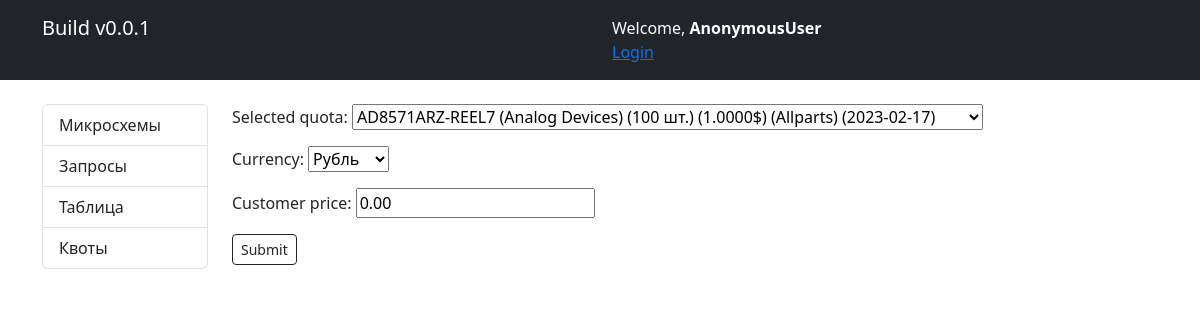
Screenshot of /request/attach_quota/57/ with the database file from the repository.
### parts/models.py (models this page shows, shortened)
class Request(models.Model):
    part = models.ForeignKey(Part, on_delete=models.CASCADE)
    quantity = models.PositiveIntegerField()
    customer = models.CharField(max_length=100)
    date = models.DateField()
    manager = models.ForeignKey(User, on_delete=models.CASCADE, related_name='requests')
    selected_quota = models.ForeignKey(Quota, on_delete=models.SET_NULL, null=True, blank=True, related_name='selected_quotas')
    customer_price = models.DecimalField(max_digits=10, decimal_places=2, null=True, blank=True, default=0)
    currency = models.CharField(max_length=3, choices=CURRENCY_CHOICES, null=True, default='RUB')
    class Meta:
        verbose_name = "Заявка"
        verbose_name_plural = "Заявки"

### parts/views.py (the view)
# urls.py: path('request/attach_quota/<int:pk>/', views.AttachQuotaToRequestView.as_view(), name='attach_quota'),
class AttachQuotaToRequestView(UpdateView):
    model = Request
    fields = ['selected_quota', 'currency', 'customer_price']
    template_name = 'attach_quota.html'
    success_url = reverse_lazy('parts:request_list')
    def get_form(self, form_class=None):
        form = super().get_form(form_class)
        request = self.get_object()
        creation_date_cutoff = timezone.now() - timezone.timedelta(days=5)
        form.fields['selected_quota'].queryset = Quota.objects.filter(part__series=request.part.series,
                                                                      date__gte=creation_date_cutoff,)
        return form

### parts/models.py (called while the page is built)
    def __str__(self):
        return f'{self.part.number} ({self.part.brand}) ({self.quantity} шт.) ({self.price}$) ({self.supplier}) ({self.date})'

### parts/templates/attach_quota.html (shortened to what this page needs)
{% extends 'base.html' %}
{% block content %}
<form method="post">
  {{ form.as_p }}
  <input type="submit" value="Submit" class="btn btn-outline-dark btn-sm">
</form>
{% endblock %}

### rows the page displays
Request: selected_quota "AD8571ARZ-REEL7 (Analog Devices) (100 шт.) (1.0000$) (Allparts) (2023-02-17)", currency "Рубль", customer_price "0.00"

### other values shown
{{ user }} "AnonymousUser"
